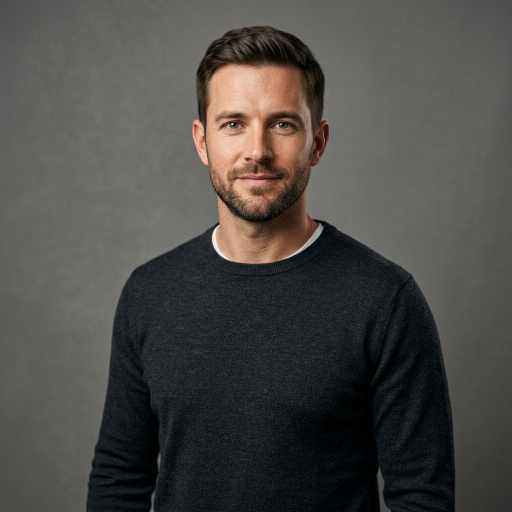
#> input picture Trilha_D_Controle_Emocao/data/vasa_portrait.jpg, 1024 x 1024 px (shown at 1/2 size)
$ python generate_photoreal_video.py
#> lines starting #> are read from the running program, lines starting #| are printed output that depends on the picture
### Trilha_D_Controle_Emocao/src/photoreal_renderer.py
"""
Renderizador Foto-Realista de Avatares a partir de Foto Estática e Parâmetros de Movimento.
Aplica deformação facial densa (Delaunay Mesh Warping + Cavidade Bucal + Piscadas) sobre foto real.
Gera vídeo MP4 final sincronizado com áudio via FFmpeg.
"""

import os
import cv2
import numpy as np
import subprocess
from typing import List, Dict, Any, Tuple


class PhotorealAvatarRenderer:
    def __init__(self, portrait_image_path: str, target_size: int = 512):
#> called with target_size = 512
        self.target_size = target_size
        self.orig_img = cv2.imread(portrait_image_path)
#> self.orig_img is the input picture: shape (1024, 1024, 3); mean B, G, R 70.9, 74.1, 76.1
        if self.orig_img is None:
            raise FileNotFoundError(f"Imagem não encontrada: {portrait_image_path}")

        # Redimensiona para resolução quadrada alvo (512x512)
        self.base_img = cv2.resize(self.orig_img, (target_size, target_size), interpolation=cv2.INTER_AREA)
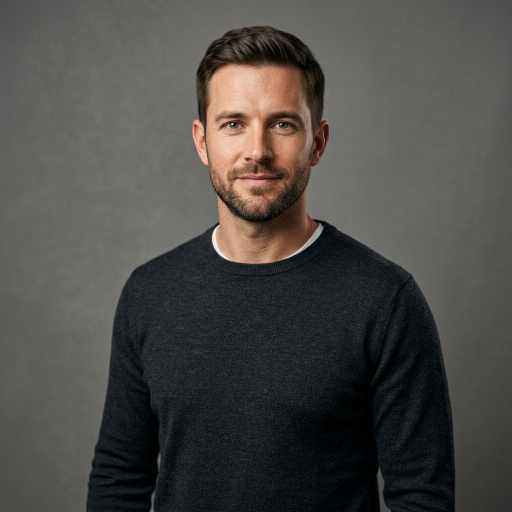
#> self.base_img: shape (512, 512, 3); mean B, G, R 71.1, 74.2, 76.2

        # Pontos de controle canônicos calibrados para o retrato em 512x512
        self.base_points = self._get_canonical_points()
        # Calcula triangulação de Delaunay nos pontos base
        self.triangles = self._compute_delaunay(self.base_points)

    def _get_canonical_points(self) -> np.ndarray:
        """Gera grade de pontos de controle para ancoragem e deformação facial."""
        # Dimensões na escala 512x512
        pts = [
            # Bordas da imagem (ancoragem estática do fundo)
            [0, 0], [256, 0], [511, 0],
            [0, 256], [511, 256],
            [0, 511], [256, 511], [511, 511],

            # Ombros e peito (movimento suave de respiração/tronco)
            [120, 420], [392, 420], [170, 350], [342, 350],

            # Contorno da cabeça / Mandíbula
            [175, 150], [337, 150],  # Têmporas
            [190, 210], [322, 210],  # Bochechas externas
            [210, 270], [302, 270],  # Ângulos da mandíbula
            [256, 305],              # Ponta do queixo

            # Sobrancelha Esquerda
            [215, 115], [235, 110], [250, 115],
            # Sobrancelha Direita
            [262, 115], [277, 110], [297, 115],

            # Olho Esquerdo
            [220, 128], [233, 122], [246, 128], [233, 134],
            # Olho Direito
            [266, 128], [279, 122], [292, 128], [279, 134],

            # Nariz
            [256, 125], [256, 155], [244, 168], [268, 168], [256, 172],

            # Lábios Externos
            [238, 192],  # Canto esquerdo
            [256, 185],  # Topo centro
            [274, 192],  # Canto direito
            [256, 206],  # Fundo centro (lábio inferior)
            [246, 199], [266, 199], # Bordas inferiores

            # Lábios Internos (para abertura)
            [243, 192], [256, 190], [269, 192], [256, 198]
        ]
        return np.array(pts, dtype=np.float32)

    def _compute_delaunay(self, points: np.ndarray) -> np.ndarray:
        rect = (0, 0, self.target_size, self.target_size)
        subdiv = cv2.Subdiv2D(rect)
        for p in points:
            subdiv.insert((float(p[0]), float(p[1])))

        triangle_list = subdiv.getTriangleList()
        triangles = []

        for t in triangle_list:
            pt1 = (t[0], t[1])
            pt2 = (t[2], t[3])
            pt3 = (t[4], t[5])

            idx1 = self._find_point_index(pt1, points)
            idx2 = self._find_point_index(pt2, points)
            idx3 = self._find_point_index(pt3, points)

            if idx1 is not None and idx2 is not None and idx3 is not None:
                triangles.append([idx1, idx2, idx3])

        return np.array(triangles, dtype=np.int32)

    @staticmethod
    def _find_point_index(pt: Tuple[float, float], points: np.ndarray, tol: float = 1.5) -> int:
        dists = np.linalg.norm(points - np.array(pt), axis=1)
        min_idx = np.argmin(dists)
        if dists[min_idx] < tol:
            return int(min_idx)
        return None

    # [229 lines left out: functions deform_frame, _warp_triangle, _render_inner_mouth, _render_eyelid_blink, render_video_with_audio, not called in this run]

### Trilha_D_Controle_Emocao/generate_photoreal_video.py
"""
Script executável para renderizar vídeos foto-realistas MP4 a partir da foto real e áudio gerado.
Gera o avatar com pele, olhos, barba e dentes reais se movendo e falando em sincronia com a voz.
"""

import os
import sys
import json

sys.path.insert(0, os.path.abspath(os.path.dirname(__file__)))
from src.photoreal_renderer import PhotorealAvatarRenderer


def render_all_photoreal_videos():
    base_dir = os.path.abspath(os.path.dirname(__file__))
    portrait_path = os.path.join(base_dir, "data", "vasa_portrait.jpg")
    output_dir = os.path.join(base_dir, "output")
    os.makedirs(output_dir, exist_ok=True)

    renderer = PhotorealAvatarRenderer(portrait_path, target_size=512)

    # 1. Renderiza o VASA-1 Foto-Realista
    lab_json_path = os.path.join(base_dir, "laboratorio_sementes", "laboratorio_completo.json")
#> (the run stopped early here; a loop or call above may not have finished)
